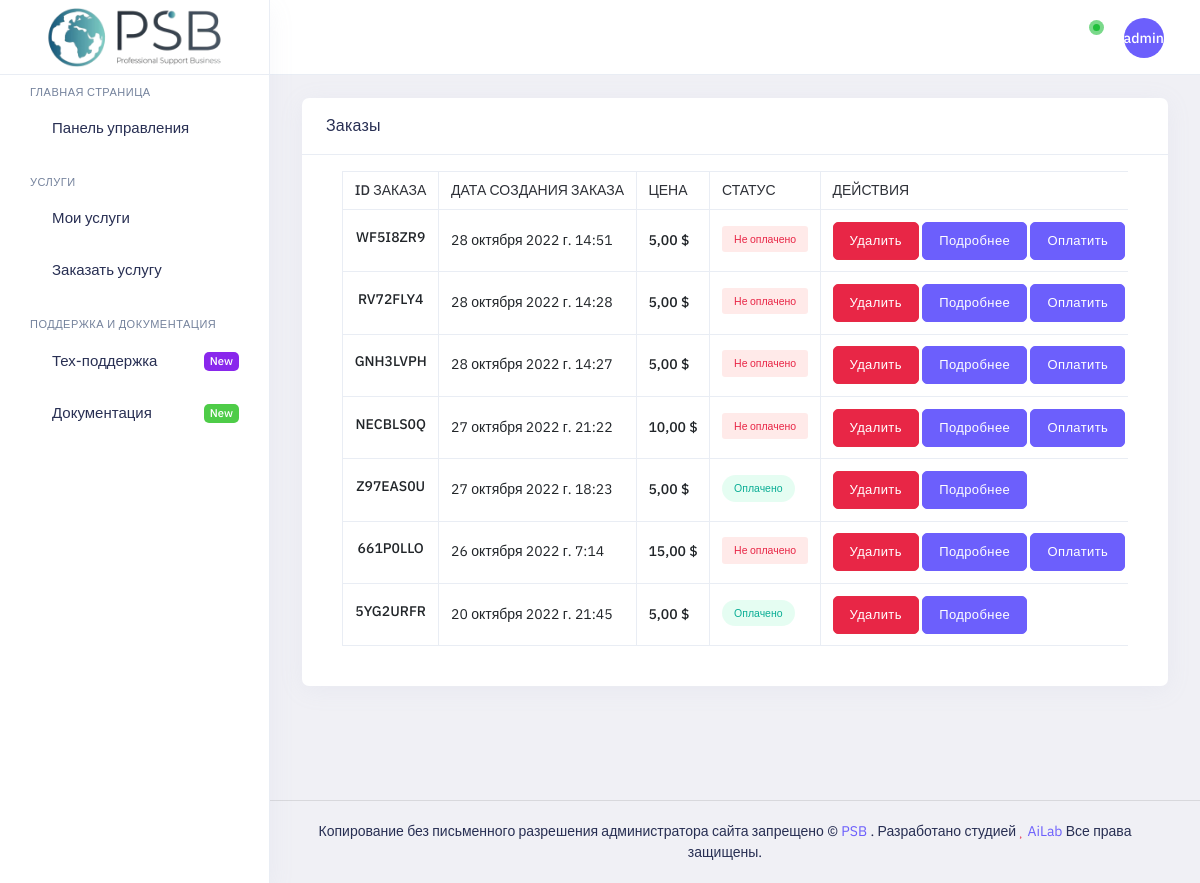
The app's page / (signed in), older data.
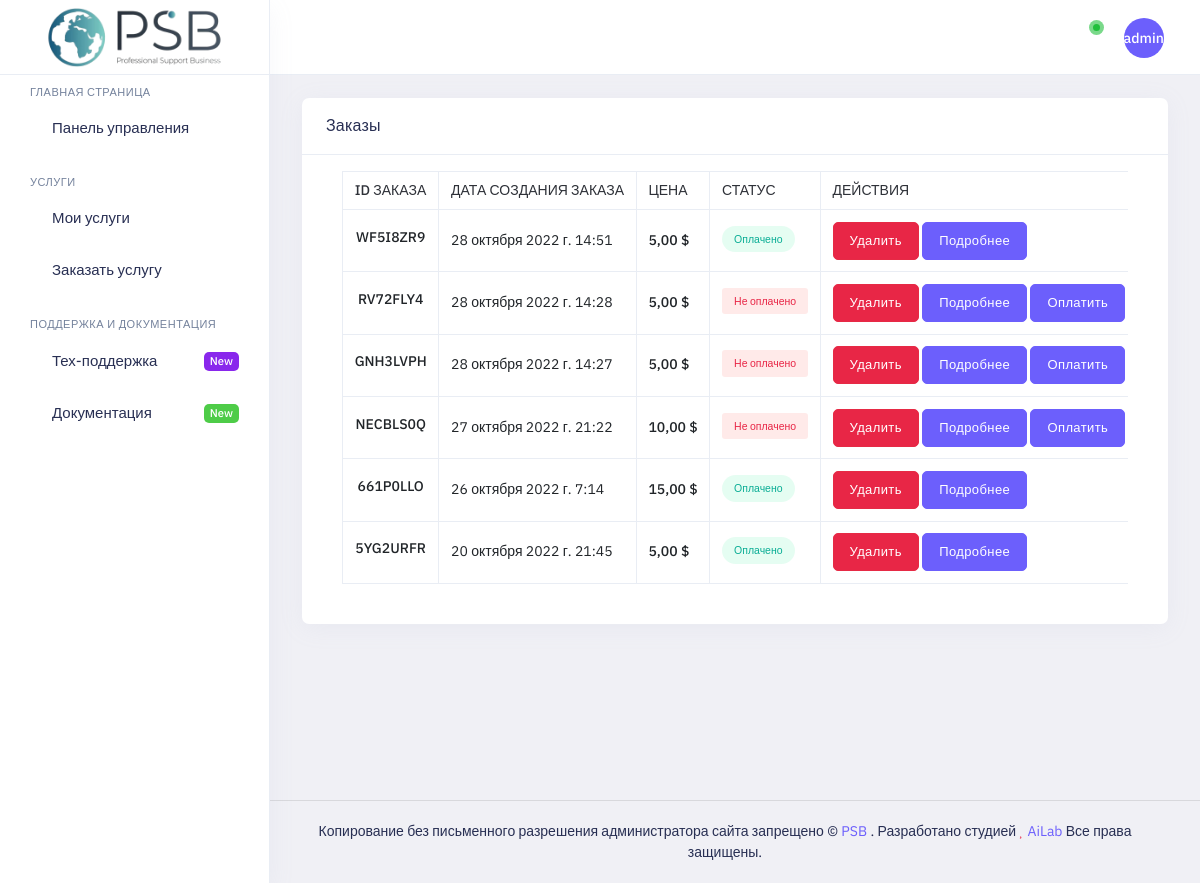
The same page, newer data.
### payment/models.py (models this page shows, shortened)
class Order(models.Model):
    email = models.EmailField()
    invoice_id = models.CharField(verbose_name='Номер заказа', unique=True, max_length=128)
    created = models.DateTimeField(auto_now_add=True)
    updated = models.DateTimeField(auto_now=True)
    paid = models.BooleanField(default=False)
    class Meta:
        ordering = ('-created',)
        verbose_name = 'Заказ'
        verbose_name_plural = 'Заказы'
    def get_total_cost(self):
        return sum(item.get_cost() for item in self.items.all())

class OrderItem(models.Model):
    order = models.ForeignKey(Order, related_name='items', on_delete=models.CASCADE)
    product = models.ForeignKey(Product, related_name='order_items', on_delete=models.CASCADE)
    price = models.DecimalField(max_digits=10, decimal_places=2)
    quantity = models.PositiveIntegerField(default=1)
    text = models.TextField(verbose_name='В ведите текст который получит пользователь при покупки', default="", null=True, blank=True)
    def get_cost(self):
        return self.price * self.quantity

### shop/views.py (the view)
# urls.py: path('', views.Index.as_view(), name='index'),
class Index(LoginRequiredMixin, ListView):
    login_url = 'accounts/login/'
    model = Order
    context_object_name = 'orders'
    template_name = 'pages/index.html'

### cart/cart.py (called while the page is built)
    def __len__(self):
        return sum(item['quantity'] for item in self.cart.values())

### cart/context_processors.py (called while the page is built)
def cart(request):
    return {'cart': Cart(request)}

### templates/pages/index.html (shortened to what the changed rows need)
{% extends 'layout/index.html' %}
{% block content %}
    <div class="main-content app-content mt-0">
            <div class="side-app">
                <div class="main-container container-fluid">
                    <div class="page-header">
                        <h1 class="page-title">Управление услугами</h1>
                    </div>
                    <div class="row">
                        <div class="col-12 col-sm-12">
                            <div class="card">
                                <div class="card-body pt-4">
                                    <div class="grid-margin">
                                            <div class="panel panel-primary">
                                                <div class="panel-body tabs-menu-body border-0 pt-0">
                                                    <div class="tab-content">
                                                        <div class="tab-pane active" id="tab5">
                                                            <div class="table-responsive">
                                                                <table id="data-table"
                                                                       class="table table-bordered text-nowrap mb-0">
                                                                    <thead class="border-top">
                                                                    <tr>
                                                                        <th class="bg-transparent border-bottom-0"
                                                                            style="width: 5%;">ID заказа</th>
                                                                        <th
                                                                                class="bg-transparent border-bottom-0">
                                                                            Дата создания заказа</th>
                                                                        <th
                                                                                class="bg-transparent border-bottom-0">
                                                                            Цена</th>
                                                                        <th class="bg-transparent border-bottom-0"
                                                                            style="width: 10%;">Статус</th>
                                                                        <th class="bg-transparent border-bottom-0"
                                                                            style="width: 5%;">Действия</th>
                                                                    </tr>
                                                                    </thead>
                                                                    <tbody>
                                                                    {% for order in orders %}
                                                                    {% if order.email == user.email %}
                                                                    <tr class="border-bottom">
                                                                        <td class="text-center">
                                                                            <div class="mt-0 mt-sm-2 d-block">
                                                                                <h6
                                                                                        class="mb-0 fs-14 fw-semibold">
                                                                                    {{ order.invoice_id }} </h6>
                                                                            </div>
                                                                        </td>
                                                                        <td><span class="mt-sm-2 d-block">
                                                                            {{ order.created }}</span></td>
                                                                        <td><span
                                                                                class="fw-semibold mt-sm-2 d-block">{{order.get_total_cost}} $</span>
                                                                        </td>
                                                                        {% if order.paid %}
                                                                        <td>
                                                                            <div class="mt-sm-1 d-block">
                                                                                        <span
                                                                                                class="badge bg-success-transparent rounded-pill text-success p-2 px-3">Оплачено</span>
                                                                            </div>
                                                                        </td>
                                                                        {% else %}
                                                                        <td>
                                                                            <div class="mt-sm-1 d-block">
                                                                                        <span
                                                                                                class="badge bg-danger-transparent rounded-roll text-danger p-2 px-3">Не оплачено</span>
                                                                            </div>
                                                                        </td>
                                                                        {% endif %}
                                                                        <td>
                                                                            <div class="g-2">
                                                                                <a class="btn btn-danger" href="/payments/delete?invoice_id={{ order.invoice_id }}">Удалить</a>
                                                                                <a class="btn btn-primary" href="/detail/{{ order.pk }}">Подробнее</a>
                                                                                {% if not order.paid %}
                                                                                <a class="btn btn-primary" href="https://pay.cryptocloud.plus/{{ order.invoice_id }}">Оплатить</a>
                                                                                {% endif %}
                                                                            </div>
                                                                        </td>
                                                                    </tr>
                                                                    {% endif %}
                                                                    {% endfor %}
                                                                    </tbody>
                                                                </table>
                                                            </div>
                                                        </div>
                                                        </div>
                                                        </div>
                                                    </div>
                                                </div>
                                          </div>
                                    </div>
                                </div>
                            </div>
                        </div>
                    </div>
                </div>
            </div>
        </div>
{% endblock %}

Row changes from the older to the newer data that the page shows:
removed Order: invoice_id "Z97EAS0U", created "27 октября 2022 г. 18:23", get_total_cost "5,00", paid "Оплачено"
changed Order "WF5I8ZR9": paid "Не оплачено Оплатить" → "Оплачено"
changed Order "661P0LLO": paid "Не оплачено Оплатить" → "Оплачено"
